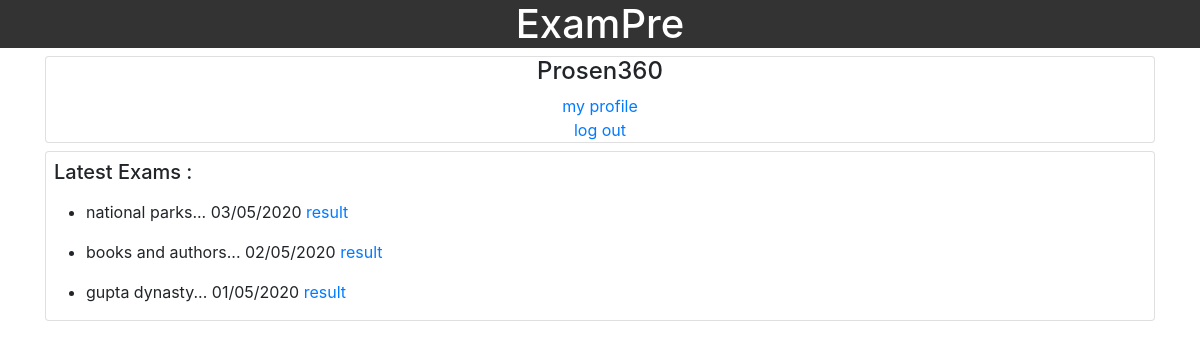
Screenshot of /timeline/ (signed in) with the database file from the repository.
### home/models.py (models this page shows, shortened)
class Topic(models.Model):
    topic_name = models.CharField(max_length=30)
    dateOfUpload = models.DateTimeField(default=timezone.now)
    tTime = models.IntegerField(default=0)
    tpq=models.IntegerField(default=15)
    published = models.BooleanField(default=False)

### timeline/views.py (the view)
# urls.py: path('timeline/', include('timeline.urls')),
@login_required(login_url='../login')
def timeline(response):
    topics = Topic.objects.all().order_by('-dateOfUpload')
    data = []
    for t in topics:
        if len(Marksheet.objects.filter(user=response.user, topic_id=t.id)) == 0:
            data.append({
                'topic': t,
                'done': False,
            })
        else:
            data.append({
                'topic': t,
                'done': True,
            })
    return render(response, 'timeline/timeline.html', {'data': data})

### timeline/templates/timeline/timeline.html (shortened to what this page needs)
{% extends 'home.html' %}
{% block body %}
<div class="container">
    <div class="card text-center">
        <h4>
            {{user.username|capfirst}}
        </h4>
        <span>
            <a href="../myprofile">
                my profile
            </a>
        </span>
        <span>
            <a href="../logout">
                log out
            </a>
        </span>
    </div>
    <div class="card mt-2">
        <div class="card-title m-2">
            <h5>
                Latest Exams :
            </h5>
        </div>
        <div>
            {% for d in data %}
            <ul>
                {% if not d.topic.published %}
                <li>
                    {{d.topic.topic_name}}... {{d.topic.dateOfUpload|date:"d/m/Y"}} <span
                        class="bg-danger rounded text-light">coming
                        soon</span>
                </li>
                {% elif d.done %}
                <li>
                    {{d.topic.topic_name}}... {{d.topic.dateOfUpload|date:"d/m/Y"}} <a
                        href="../paper/paper_res/{{d.topic.id}}">result</a>
                </li>
                {% else %}
                <li>
                    {{d.topic.topic_name}}... {{d.topic.dateOfUpload|date:"d/m/Y"}} <a
                        href="../paper/description/{{d.topic.id}}">click here</a>
                </li>
                {% endif %}
            </ul>
            {% endfor %}
        </div>
    </div>
</div>
{% endblock body %}

### rows the page displays
Topic: topic.topic_name "national parks", topic.dateOfUpload "03/05/2020"
Topic: topic.topic_name "books and authors", topic.dateOfUpload "02/05/2020"
Topic: topic.topic_name "gupta dynasty", topic.dateOfUpload "01/05/2020"

### other values shown
{{ user.username|capfirst }} "Prosen360"
